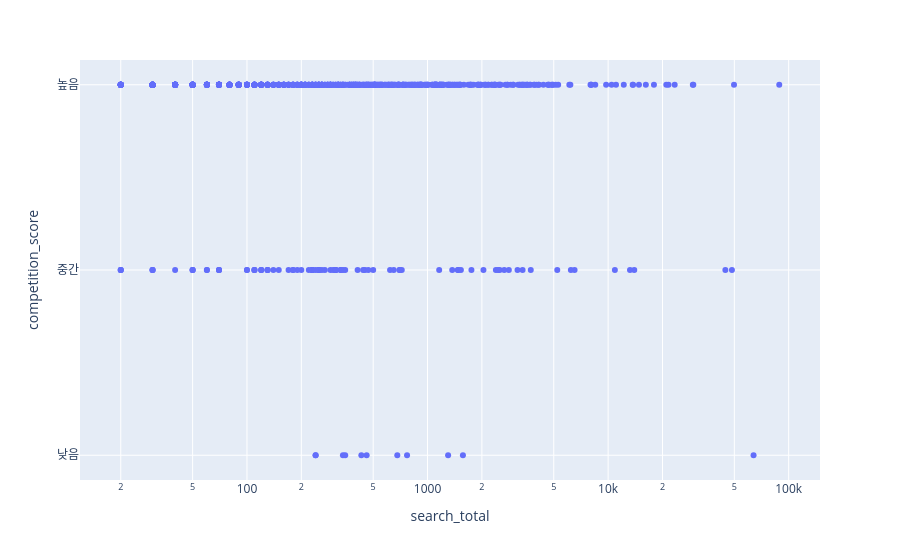

Notebook code cell kept with this figure:
### Code cell
fig = px.scatter(
    df,
    x="search_total",
    y="competition_score",
    log_x=True,
    hover_data=["keyword", "ad_count", "ctr_mobile"]
)

fig.update_xaxes(
    # type="log"
)

fig.update_yaxes(
    tickvals=[1,2,3],
    ticktext=["낮음", "중간", "높음"]
)

fig.show()

### Figure 1 — Plotly figure (JSON) as saved in the notebook; plotly's stock layout.template omitted (floating-point values rounded to 4 significant figures; data arrays with more than 128 entries replaced by an {"elided": "..."} marker saying what was removed)
{"data": [{"customdata": {"elided": "1000x3 mixed values"}, "hovertemplate": "search_total=%{x}<br>competition_score=%{y}<br>keyword=%{customdata[0]}<br>ad_count=%{customdata[1]}<br>ctr_mobile=%{customdata[2]}<extra></extra>", "legendgroup": "", "marker": {"color": "#636efa", "symbol": "circle"}, "mode": "markers", "name": "", "orientation": "v", "showlegend": false, "type": "scatter", "x": {"elided": "1000 float values"}, "xaxis": "x", "y": {"elided": "1000 int values"}, "yaxis": "y"}], "layout": {"legend": {"tracegroupgap": 0}, "margin": {"t": 60}, "xaxis": {"anchor": "y", "domain": [0, 1], "title": {"text": "search_total"}, "type": "log"}, "yaxis": {"anchor": "x", "domain": [0, 1], "ticktext": ["낮음", "중간", "높음"], "tickvals": [1, 2, 3], "title": {"text": "competition_score"}}}}
